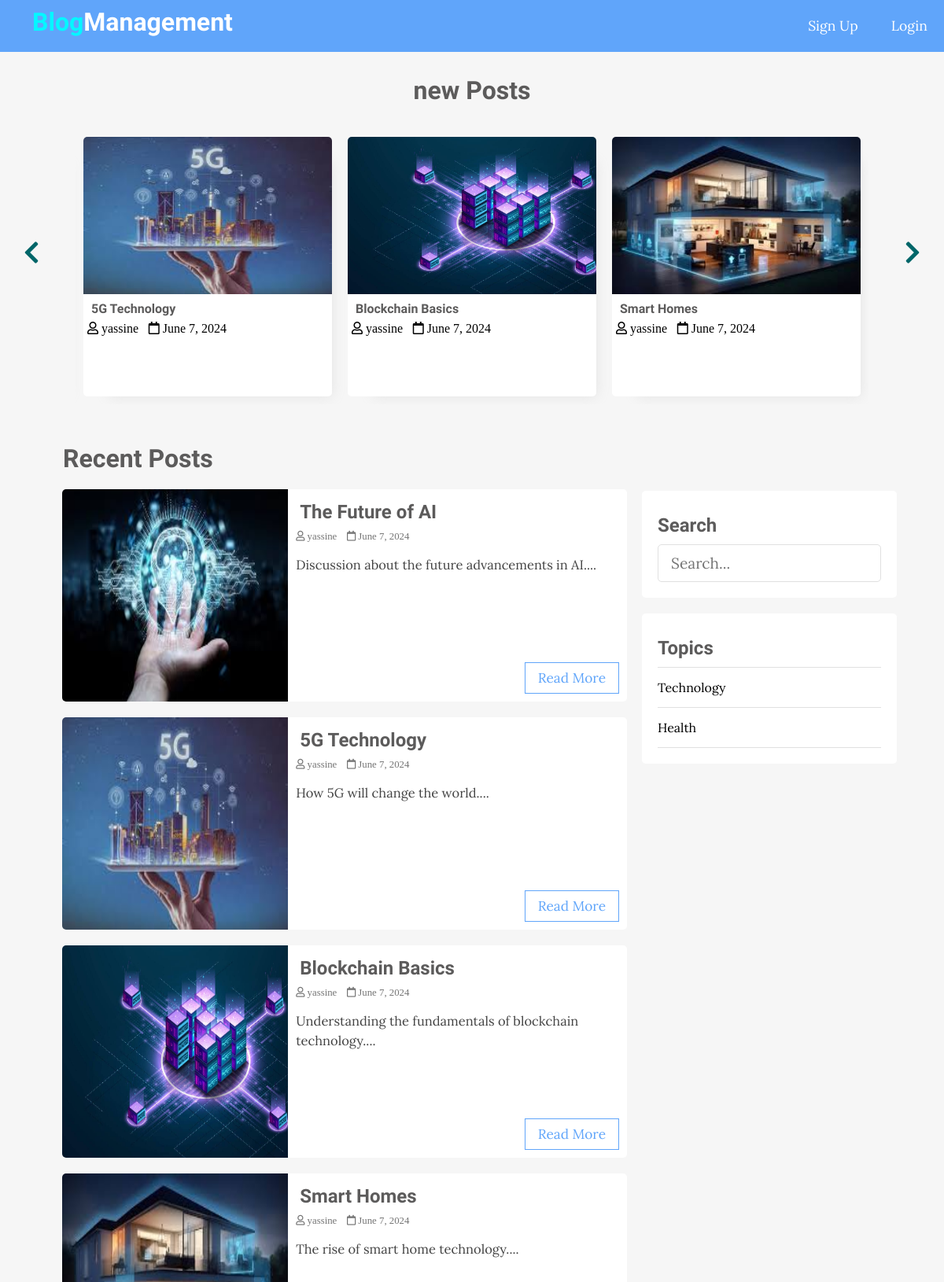
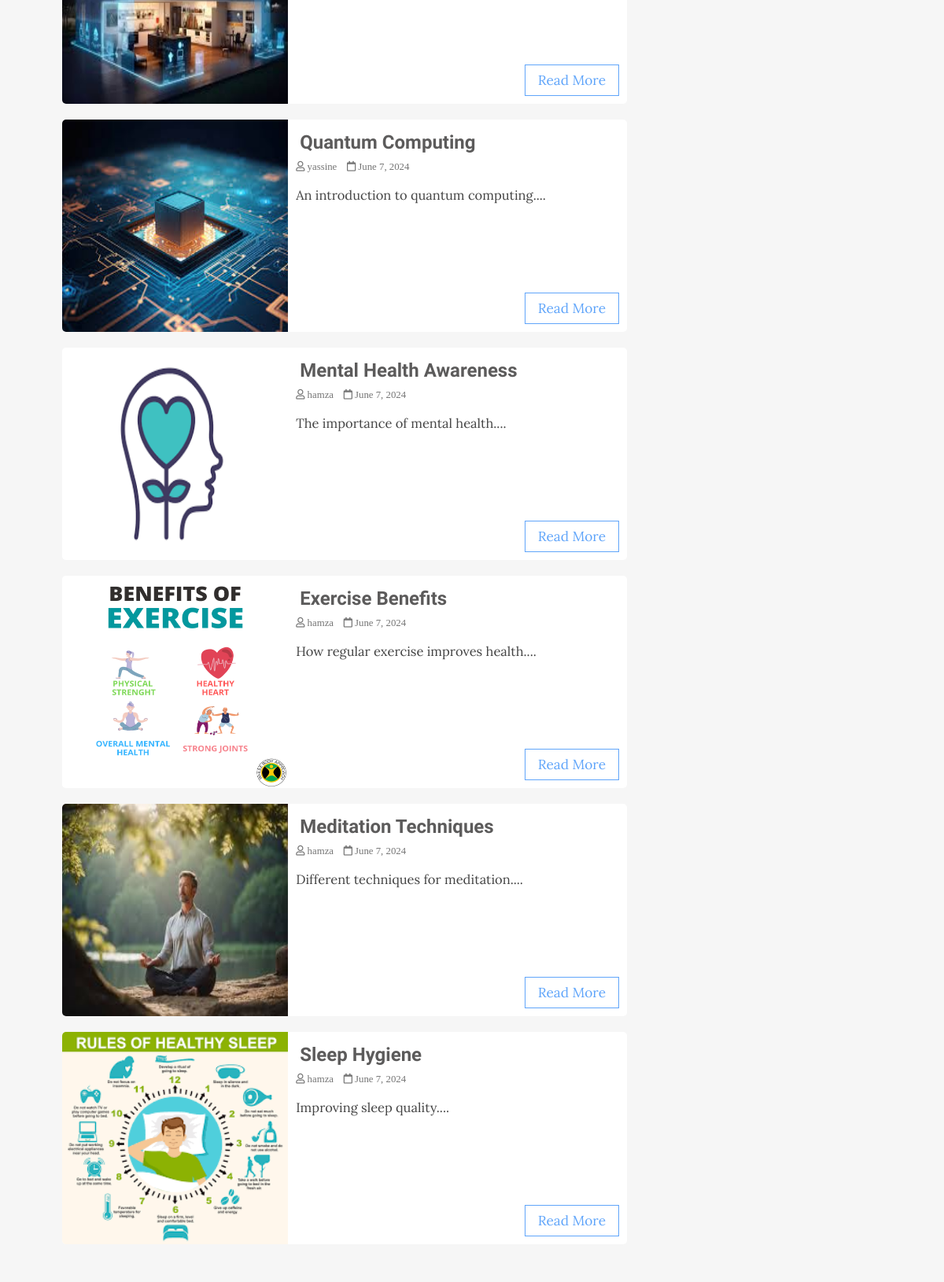
The page / (upper part) on the database its author committed (2 pictures, top to bottom).
### tables this page shows
CREATE TABLE `posts` (
  `id` int(11) NOT NULL,
  `user_id` int(11) NOT NULL,
  `topic_id` int(11) DEFAULT NULL,
  `title` varchar(255) NOT NULL,
  `image` varchar(255) NOT NULL,
  `body` text NOT NULL,
  `published` tinyint(4) NOT NULL,
  `created_at` datetime NOT NULL DEFAULT current_timestamp()
);

CREATE TABLE `users` (
  `id` int(11) NOT NULL,
  `admin` tinyint(4) NOT NULL,
  `username` varchar(255) NOT NULL,
  `email` varchar(255) NOT NULL,
  `password` varchar(255) NOT NULL,
  `created_at` timestamp NOT NULL DEFAULT current_timestamp()
);

CREATE TABLE `topics` (
  `id` int(11) NOT NULL,
  `name` varchar(100) NOT NULL,
  `description` text NOT NULL
);

### app/database/db.php (called while the page is built, shortened)
<?php
require('connect.php');
function executeQuery($sql, $data)
{
    global $conn;
    $stmt = $conn->prepare($sql);
    $values = array_values($data);
    $types = str_repeat('s', count($values));
    $stmt->bind_param($types, ...$values);
    $stmt->execute();
    return $stmt;
}
function selectAll($table, $conditions = [])
{
    global $conn;
    $sql = "SELECT * FROM $table";
    if (empty($conditions)) {
        $stmt = $conn->prepare($sql);
        $stmt->execute();
        $records = $stmt->get_result()->fetch_all(MYSQLI_ASSOC);
        return $records;
    }
}
function getPublishedPosts()
{
    $sql = "SELECT p.*, u.username FROM posts AS p JOIN users AS u ON p.user_id=u.id WHERE p.published=?";
    $stmt = executeQuery($sql, ['published' => 1]);
    $records = $stmt->get_result()->fetch_all(MYSQLI_ASSOC);
    return $records;
}

### app/controllers/topics.php (called while the page is built, shortened)
<?php
include(ROOT_PATH . "/app/database/db.php");
$table = 'topics';
$topics = selectAll($table);

### index.php (the view, shortened to what this page needs)
<?php
include(ROOT_PATH . "/app/controllers/topics.php");
$posts = array();
$postsTitle = 'Recent Posts';
if (isset($_GET['t_id'])) {
  $posts = getPostsByTopicId($_GET['t_id']);
  $postsTitle = "You searched for posts under '" . $_GET['name'] . "'";
} else if (isset($_POST['search-term'])) {
  $postsTitle = "You searched for '" . $_POST['search-term'] . "'";
  $posts = searchPosts($_POST['search-term']);
} else {
  $posts = getPublishedPosts();
}
?>
<!DOCTYPE html>
<html lang="en">
<head>
  <link rel="stylesheet" href="https://use.fontawesome.com/releases/v5.7.2/css/all.css"
>
  <link rel="stylesheet" href="assets/css/style.css">
</head>
<body>
  <?php include(ROOT_PATH . "/app/includes/header.php"); ?>
  <div class="page-wrapper">
    <div class="post-slider">
      <h1 class="slider-title">new Posts</h1>
      <i class="fas fa-chevron-left prev"></i>
      <i class="fas fa-chevron-right next"></i>
      <div class="post-wrapper">
        <?php foreach ($posts as $post): ?>
          <div class="post">
            <img src="<?php echo BASE_URL . '/assets/images/' . $post['image']; ?>" alt="" class="slider-image">
            <div class="post-info">
              <h4><a href="single.php?id=<?php echo $post['id']; ?>"><?php echo $post['title']; ?></a></h4>
              <i class="far fa-user"> <?php echo $post['username']; ?></i>
              <i class="far fa-calendar"> <?php echo date('F j, Y', strtotime($post['created_at'])); ?></i>
            </div>
          </div>
        <?php endforeach; ?>
      </div>
    </div>
    <div class="content clearfix">
      <div class="main-content">
        <h1 class="recent-post-title"><?php echo $postsTitle ?></h1>
        <?php foreach ($posts as $post): ?>
          <div class="post clearfix">
            <img src="<?php echo BASE_URL . '/assets/images/' . $post['image']; ?>" alt="help" class="post-image">
            <div class="post-preview">
              <h2><a href="single.php?id=<?php echo $post['id']; ?>"><?php echo $post['title']; ?></a></h2>
              <i class="far fa-user"> <?php echo $post['username']; ?></i>
              <i class="far fa-calendar"> <?php echo date('F j, Y', strtotime($post['created_at'])); ?></i>
              <p class="preview-text">
                <?php echo html_entity_decode(substr($post['body'], 0, 150) . '...'); ?>
              </p>
              <a href="single.php?id=<?php echo $post['id']; ?>" class="btn read-more">Read More</a>
            </div>
          </div>
        <?php endforeach; ?>
      </div>
      <div class="sidebar">
        <div class="section search">
          <h2 class="section-title">Search</h2>
          <form action="index.php" method="post">
            <input type="text" name="search-term" class="text-input" placeholder="Search...">
          </form>
        </div>
        <div class="section topics">
          <h2 class="section-title">Topics</h2>
          <ul>
            <?php foreach ($topics as $key => $topic): ?>
              <li><a href="<?php echo BASE_URL . '/index.php?t_id=' . $topic['id'] . '&name=' . $topic['name'] ?>"><?php echo $topic['name']; ?></a></li>
            <?php endforeach; ?>
          </ul>
        </div>
      </div>
    </div>
  </div>
</body>
</html>

### app/includes/header.php (shortened to what this page needs)
<header>
    <a href="<?php echo BASE_URL . '/index.php' ?>" class="logo">
      <h1 class="logo-text"><span>Blog</span>Management</h1>
    </a>
    <ul class="nav">
      <?php if (isset($_SESSION['id'])): ?>
        <li>
          <a href="create.php">
            Add Post
          </a>
        </li>
        <li>
          <a href="#">
            <i class="fa fa-user"></i>
            <?php echo $_SESSION['username']; ?>
            <i class="fa fa-chevron-down" style="font-size: .8em;"></i>
          </a>
          <ul>
            <?php if($_SESSION['admin']): ?>
              <li><a href="<?php echo BASE_URL . '/admin/dashboard.php' ?>">Dashboard</a></li>
            <?php endif; ?>
            <li><a href="<?php echo BASE_URL . '/logout.php' ?>" class="logout">Logout</a></li>
          </ul>
        </li>
      <?php else: ?>
        <li><a href="<?php echo BASE_URL . '/register.php' ?>">Sign Up</a></li>
        <li><a href="<?php echo BASE_URL . '/login.php' ?>">Login</a></li>
      <?php endif; ?>
    </ul>
</header>

### assets/css/style.css (style rules this page uses)
* { box-sizing: border-box; }
html, body { height: 100%; padding: 0px; margin: 0px; background: #f6f6f6; font-family: "Lora", serif; }
h1, h2, h3, h4, h5, h6 { font-family: "Candal", serif; color: #5c5b5b; margin: 5px; }
a { text-decoration: none; color: inherit; }
.clearfix::after { content: ""; display: block; clear: both; }
.btn { padding: 0.5rem 1rem; background: #60a5fa; color: white; border: 1px solid transparent; border-radius: 0.25rem; font-size: 1.08em; font-family: "Lora", serif; }
.text-input { padding: 0.7rem 1rem; display: block; width: 100%; border-radius: 5px; border: 1px solid #e0e0e0; outline: none; color: #444; line-height: 1.5rem; font-size: 1.2em; font-family: "Lora", serif; }
header { background:#60a5fa; height: 66px; }
header * { color: white; }
header .logo { float: left; height: inherit; margin-left: 2em; }
header .logo-text { margin: 9px; font-family: "Candal", serif; }
header .logo-text span { color: #05f7ff; }
header ul { float: right; margin: 0px; padding: 0px; list-style: none; }
header ul li { float: left; position: relative; }
header ul li a { display: block; padding: 21px; font-size: 1.1em; text-decoration: none; }
.page-wrapper { min-height: 100%; }
.post-slider { position: relative; }
.post-slider .slider-title { text-align: center; margin: 30px auto; }
.post-slider .next { position: absolute; top: 50%; right: 30px; font-size: 2em; color: #006669; cursor: pointer; }
.post-slider .prev { position: absolute; top: 50%; left: 30px; font-size: 2em; color: #006669; cursor: pointer; }
.post-slider .post-wrapper { width: 84%; height: 350px; margin: 0px auto; overflow: hidden; padding: 10px 0px 10px 0px; }
.post-slider .post-wrapper .post { width: 300px; height: 330px; margin: 0px 10px; display: inline-block; background: white; border-radius: 5px; box-shadow: 1rem 1rem 1rem -1rem #a0a0a033; }
.post-slider .post-wrapper .post .post-info { height: 130px; padding: 0px 5px; }
.post-slider .post-wrapper .post .slider-image { width: 100%; height: 200px; border-top-left-radius: 5px; border-top-right-radius: 5px; }
.content { width: 90%; margin: 30px auto 30px; }
.content .main-content { width: 70%; float: left; }
.content .main-content .post { width: 95%; height: 270px; margin: 20px auto; border-radius: 5px; background: white; position: relative; }
.content .main-content .post .post-preview i { color: #757575; font-size: 0.8em; }
.content .main-content .post .preview-text { line-height: 1.5em; font-size: 1.03em; color: #444; }
.content .main-content .post .read-more { position: absolute; bottom: 10px; right: 10px; border: 1px solid #60a5fa; background: transparent; border-radius: 0px; color: #60a5fa !important; }
.content .main-content .post .post-image { width: 40%; height: 100%; float: left; border-top-left-radius: 5px; border-bottom-left-radius: 5px; }
.content .main-content .post .post-preview { width: 60%; padding: 10px; float: right; }
.content .main-content .recent-post-title { margin: 20px; }
.content .sidebar { width: 30%; float: left; }
.content .sidebar .section { background: white; padding: 20px; border-radius: 5px; margin-bottom: 20px; }
.content .sidebar .section .section-title { margin: 10px 0px 10px 0px; }
.content .sidebar .section.search { margin-top: 80px; }
.content .sidebar .section.topics ul { margin: 0px; padding: 0px; list-style: none; border-top: 1px solid #e0e0e0; }
.content .sidebar .section.topics ul li a { display: block; padding: 15px 0px 15px 0px; border-bottom: 1px solid #e0e0e0; transition: all 0.3s; }

### rows shown on the page
posts: image (picture), title "5G Technology", user.username "yassine", created_at "June 7, 2024", body "How 5G will change the world...."
posts: image (picture), title "Blockchain Basics", user.username "yassine", created_at "June 7, 2024", body "Understanding the fundamentals of blockchain technology...."
posts: image (picture), title "Smart Homes", user.username "yassine", created_at "June 7, 2024", body "The rise of smart home technology...."
posts: image (picture), title "The Future of AI", user.username "yassine", created_at "June 7, 2024", body "Discussion about the future advancements in AI...."
posts: image (picture), title "Quantum Computing", user.username "yassine", created_at "June 7, 2024", body "An introduction to quantum computing...."
posts: image (picture), title "Mental Health Awareness", user.username "hamza", created_at "June 7, 2024", body "The importance of mental health...."
posts: image (picture), title "Exercise Benefits", user.username "hamza", created_at "June 7, 2024", body "How regular exercise improves health...."
posts: image (picture), title "Meditation Techniques", user.username "hamza", created_at "June 7, 2024", body "Different techniques for meditation...."
posts: image (picture), title "Sleep Hygiene", user.username "hamza", created_at "June 7, 2024", body "Improving sleep quality...."
topics: name "Technology"
topics: name "Health"

### other values the page prints
$postsTitle "Recent Posts"
